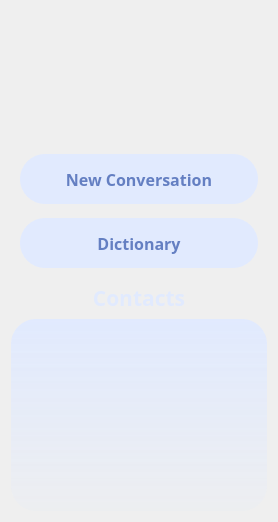
          <widget class="QWidget" name="left_panel" native="true">
           <property name="styleSheet">
            <string notr="true">QWidget#left_panel{
border-radius: 30px;
	background-color: qlineargradient(spread:pad, x1:1, y1:0, x2:1, y2:1, stop:0 rgba(100, 127, 194, 255), stop:1 rgba(123, 149, 216, 87));
}</string>
           </property>
           <layout class="QVBoxLayout" name="verticalLayout_4" stretch="2,0,7">
            <item>
             <widget class="QWidget" name="buttons" native="true">
              <property name="sizePolicy">
               <sizepolicy hsizetype="Preferred" vsizetype="Minimum">
                <horstretch>0</horstretch>
                <verstretch>0</verstretch>
               </sizepolicy>
              </property>
              <property name="cursor">
               <cursorShape>PointingHandCursor</cursorShape>
              </property>
              <property name="focusPolicy">
               <enum>Qt::ClickFocus</enum>
              </property>
              <layout class="QVBoxLayout" name="verticalLayout_2" stretch="0,1,1">
               <property name="spacing">
                <number>14</number>
               </property>
               <property name="bottomMargin">
                <number>9</number>
               </property>
               <item>
                <widget class="QWidget" name="widget" native="true">
                 <property name="minimumSize">
                  <size>
                   <width>0</width>
                   <height>120</height>
                  </size>
                 </property>
                 <widget class="QLabel" name="user_pic">
                  <property name="geometry">
                   <rect>
                    <x>10</x>
                    <y>10</y>
                    <width>100</width>
                    <height>100</height>
                   </rect>
                  </property>
                  <property name="styleSheet">
                   <string notr="true">border-radius: 50px;</string>
                  </property>
                  <property name="text">
                   <string/>
                  </property>
                  <property name="pixmap">
                   <pixmap resource="resource.qrc">:/images/pic/profile.png</pixmap>
                  </property>
                  <property name="scaledContents">
                   <bool>true</bool>
                  </property>
                 </widget>
                 <widget class="QLabel" name="username">
                  <property name="geometry">
                   <rect>
                    <x>140</x>
                    <y>30</y>
                    <width>61</width>
                    <height>51</height>
                   </rect>
                  </property>
                  <property name="font">
                   <font>
                    <family>MS Shell Dlg 2</family>
                    <pointsize>12</pointsize>
                    <weight>75</weight>
                    <bold>true</bold>
                   </font>
                  </property>
                  <property name="styleSheet">
                   <string notr="true">QLabel{
color: white;
}</string>
                  </property>
                  <property name="text">
                   <string/>
                  </property>
                 </widget>
                 <widget class="QPushButton" name="settingbutton">
                  <property name="geometry">
                   <rect>
                    <x>200</x>
                    <y>90</y>
                    <width>25</width>
                    <height>25</height>
                   </rect>
                  </property>
                  <property name="styleSheet">
                   <string notr="true">QPushButton#settingbutton{
	background-color: none;
	border-radius:7px;
}

QPushButton#settingbutton:hover{
	background-color: none;
	border: 1.5px solid #E1EAFE;
	border-radius:7px;
}</string>
                  </property>
                  <property name="text">
                   <string/>
                  </property>
                  <property name="icon">
                   <iconset resource="resource.qrc">
                    <normaloff>:/images/pic/settings (1).png</normaloff>:/images/pic/settings (1).png</iconset>
                  </property>
                 </widget>
                </widget>
               </item>
               <item>
                <widget class="QPushButton" name="new_conversation">
                 <property name="sizePolicy">
                  <sizepolicy hsizetype="Preferred" vsizetype="Fixed">
                   <horstretch>0</horstretch>
                   <verstretch>0</verstretch>
                  </sizepolicy>
                 </property>
                 <property name="minimumSize">
                  <size>
                   <width>0</width>
                   <height>50</height>
                  </size>
                 </property>
                 <property name="font">
                  <font>
                   <family>Poppins</family>
                   <pointsize>12</pointsize>
                   <weight>75</weight>
                   <bold>true</bold>
                  </font>
                 </property>
                 <property name="styleSheet">
                  <string notr="true">QPushButton{
background-color: #E1EAFE;
border-radius: 25px;
color: #647FC2;
}

QPushButton:hover{
background-color: rgb(81, 111, 194);
border-radius: 25px;
color: #E1EAFE;
}</string>
                 </property>
                 <property name="text">
                  <string>New Conversation</string>
                 </property>
                </widget>
               </item>
               <item>
                <widget class="QPushButton" name="dictionary_2">
                 <property name="sizePolicy">
                  <sizepolicy hsizetype="Minimum" vsizetype="Fixed">
                   <horstretch>0</horstretch>
                   <verstretch>0</verstretch>
                  </sizepolicy>
                 </property>
                 <property name="minimumSize">
                  <size>
                   <width>0</width>
                   <height>50</height>
                  </size>
                 </property>
                 <property name="font">
                  <font>
                   <family>Poppins</family>
                   <pointsize>12</pointsize>
                   <weight>75</weight>
                   <bold>true</bold>
                  </font>
                 </property>
                 <property name="styleSheet">
                  <string notr="true">QPushButton{
background-color: #E1EAFE;
border-radius: 25px;
color: #647FC2;
}

QPushButton:hover{
background-color: rgb(81, 111, 194);
border-radius: 25px;
color: #E1EAFE;
}</string>
                 </property>
                 <property name="text">
                  <string>Dictionary</string>
                 </property>
                </widget>
               </item>
              </layout>
             </widget>
            </item>
            <item>
             <widget class="QLabel" name="contact_label">
              <property name="font">
               <font>
                <family>Poppins</family>
                <pointsize>16</pointsize>
                <weight>75</weight>
                <bold>true</bold>
               </font>
              </property>
              <property name="styleSheet">
               <string notr="true">QLabel{
color:rgba(225, 234, 254, 255);
}</string>
              </property>
              <property name="text">
               <string>Contacts</string>
              </property>
              <property name="alignment">
               <set>Qt::AlignCenter</set>
              </property>
             </widget>
            </item>
            <item>
             <widget class="QListWidget" name="user_list">
              <property name="sizePolicy">
               <sizepolicy hsizetype="Fixed" vsizetype="Preferred">
                <horstretch>0</horstretch>
                <verstretch>0</verstretch>
               </sizepolicy>
              </property>
              <property name="font">
               <font>
                <family>Poppins</family>
                <pointsize>12</pointsize>
               </font>
              </property>
              <property name="cursor" stdset="0">
               <cursorShape>PointingHandCursor</cursorShape>
              </property>
              <property name="focusPolicy">
               <enum>Qt::NoFocus</enum>
              </property>
              <property name="styleSheet">
               <string notr="true">QListView{
	background-color: qlineargradient(spread:pad, x1:1, y1:0, x2:1, y2:1, stop:0 rgba(225, 234, 254, 255), stop:1 rgba(222, 232, 252, 33));

	border-radius: 25px;
}

QListView::item{
color: rgba(100, 127, 194, 255);
height: 35px;
border-bottom: 1px solid rgba(100, 127, 194, 120);
border-top: 1px solid rgba(100, 127, 194, 0);
border-left: 1px solid rgba(100, 127, 194, 0);
border-right: 1px solid rgba(100, 127, 194, 0);

border-radius: 25px;
}

QListView::item:selected{
color: white;
height: 35px;
border-bottom: 1px solid rgba(100, 127, 194, 120);
border-top: 1px solid rgba(100, 127, 194, 0);
border-left: 1px solid rgba(100, 127, 194, 0);
border-right: 1px solid rgba(100, 127, 194, 0);
border-radius: 25px;
}




QScrollArea{
border: none;
background-color: none;
}

    QScrollBar {
        background-color: #7B95D8;
        border-radius: 5px;
    }

    QScrollBar:horizontal {
        height: 13px;
    }

    QScrollBar:vertical {
        width: 13px;
    }

    QScrollBar::handle {
        background: #E1EAFE;
        border-radius: 5px;
    }

    QScrollBar::handle:horizontal {
        height: 25px;
        min-width: 10px;
    }

    QScrollBar::handle:vertical {
        width: 25px;
        min-height: 10px;
    }

    QScrollBar::add-line {
        border: none;
        background: none;
    }

    QScrollBar::sub-line {
        border: none;
        background: none;
    }
</string>
              </property>
              <property name="frameShadow">
               <enum>QFrame::Plain</enum>
              </property>
              <property name="sizeAdjustPolicy">
               <enum>QAbstractScrollArea::AdjustIgnored</enum>
              </property>
              <property name="autoScroll">
               <bool>false</bool>
              </property>
              <property name="tabKeyNavigation">
               <bool>true</bool>
              </property>
              <property name="showDropIndicator" stdset="0">
               <bool>false</bool>
              </property>
              <property name="alternatingRowColors">
               <bool>false</bool>
              </property>
              <property name="movement">
               <enum>QListView::Snap</enum>
              </property>
              <property name="flow">
               <enum>QListView::TopToBottom</enum>
              </property>
              <property name="isWrapping" stdset="0">
               <bool>false</bool>
              </property>
              <property name="resizeMode">
               <enum>QListView::Adjust</enum>
              </property>
              <property name="layoutMode">
               <enum>QListView::SinglePass</enum>
              </property>
              <property name="spacing">
               <number>0</number>
              </property>
              <property name="uniformItemSizes">
               <bool>false</bool>
              </property>
              <property name="selectionRectVisible">
               <bool>false</bool>
              </property>
              <property name="itemAlignment">
               <set>Qt::AlignAbsolute|Qt::AlignCenter|Qt::AlignHCenter|Qt::AlignVCenter</set>
              </property>
              <property name="currentRow">
               <number>-1</number>
              </property>
             </widget>
            </item>
           </layout>
          </widget>
